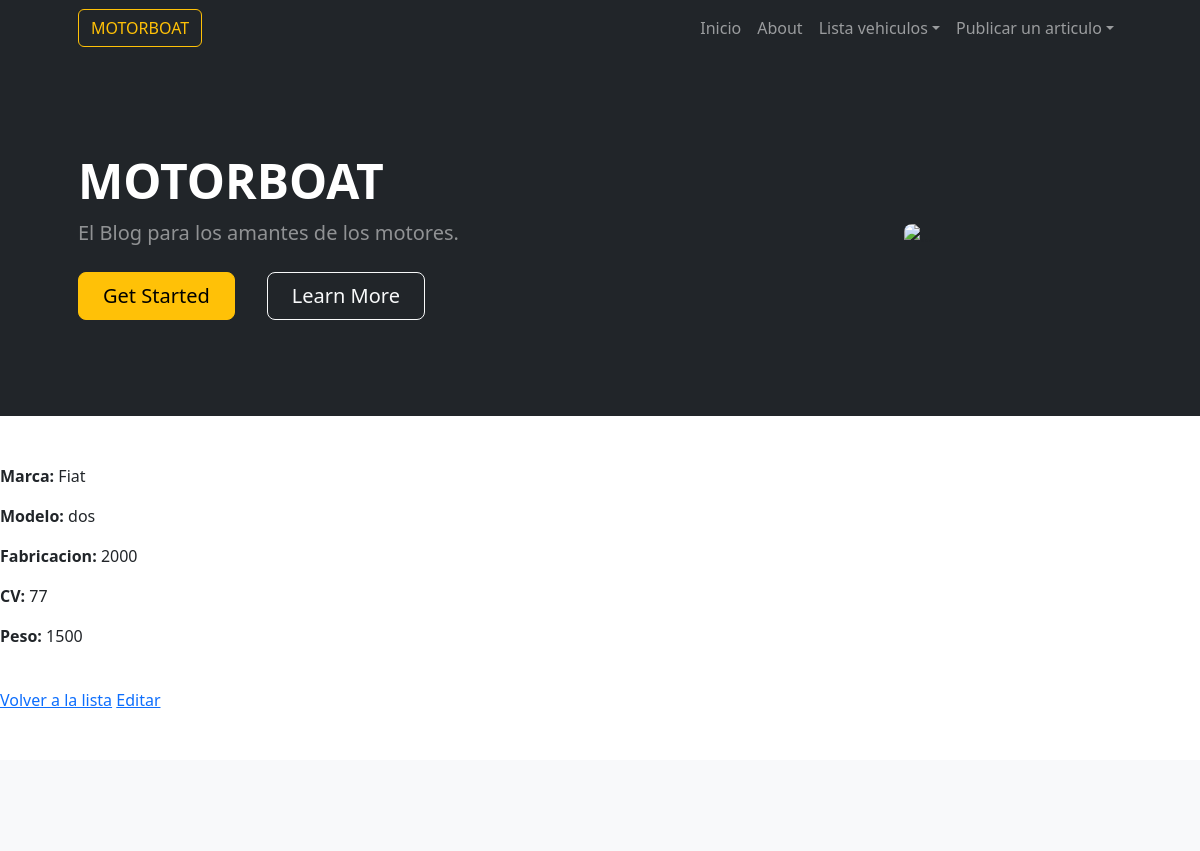
Page /vehiculos/automovil/1/ (upper part) on the earlier database version.
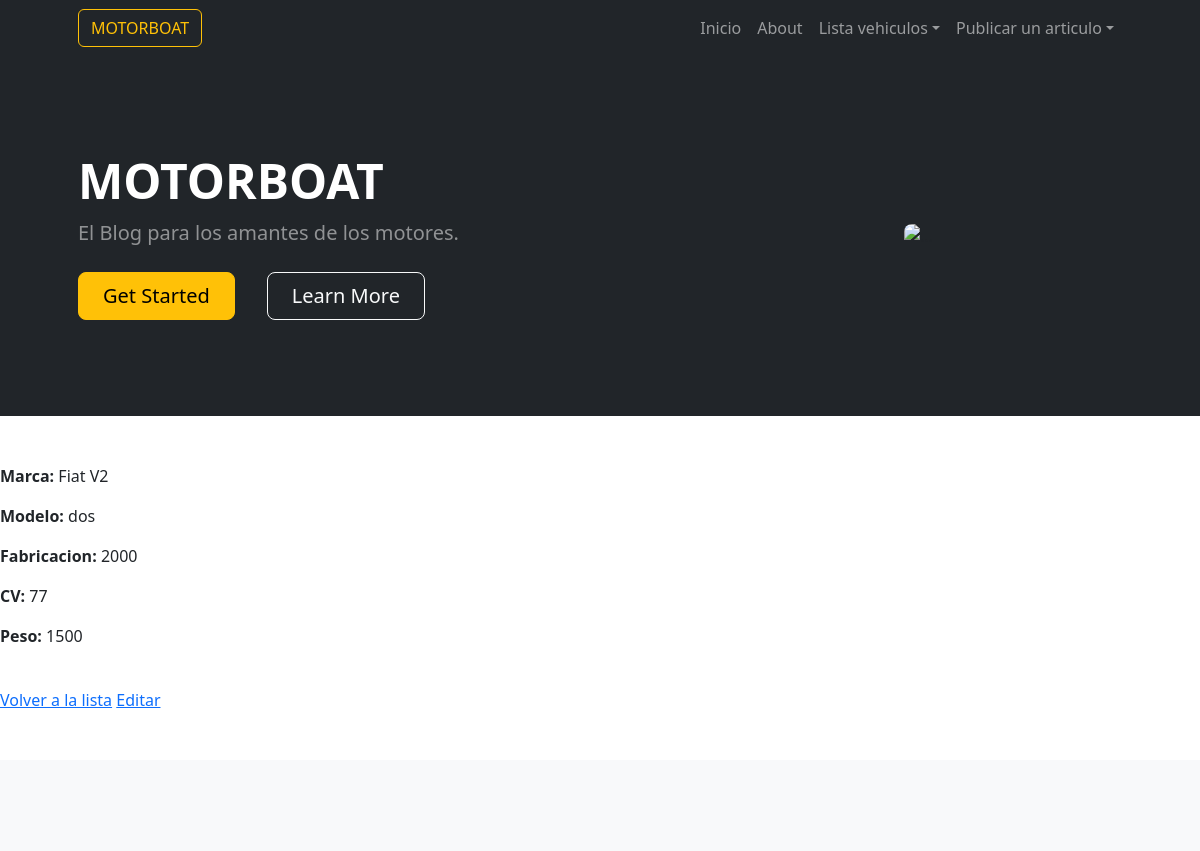
Same page on the later database version.
### app_vehiculos/models.py (models this page shows, shortened)
class Automovil(models.Model):
    marca = models.CharField(max_length=256)
    modelo = models.CharField(max_length=256)
    fabricacion = models.IntegerField()
    cv = models.IntegerField(blank=True)
    peso = models.IntegerField(blank=True)

### app_vehiculos/views.py (the view)
# urls.py: path("automovil/<int:pk>/", AutomovilDetailView.as_view(), name="ver_automovil"),
class AutomovilDetailView(DetailView):
    model = Automovil
    success_url = reverse_lazy('listar_auto')

### app_vehiculos/templates/app_vehiculos/automovil_detail.html
{% extends "base.html" %}
{% block contenido %}
<p>
 <strong>Marca:</strong> {{ object.marca }}
</p>
<p>
 <strong>Modelo:</strong> {{ object.modelo }}
</p>
<p>
 <strong>Fabricacion:</strong> {{ object.fabricacion }}
</p>
<p>
 <strong>CV:</strong> {{ object.cv }}
</p>
<p>
 <strong>Peso:</strong> {{ object.peso }}
</p>
<br>
<a href="{% url 'listar_automoviles' %}">Volver a la lista</a>
<a href="{% url 'editar_automovil' object.id %}">Editar</a>
{% endblock contenido %}

Differences in the rows shown:
changed Automovil "dos": marca "Fiat" → "Fiat V2"
